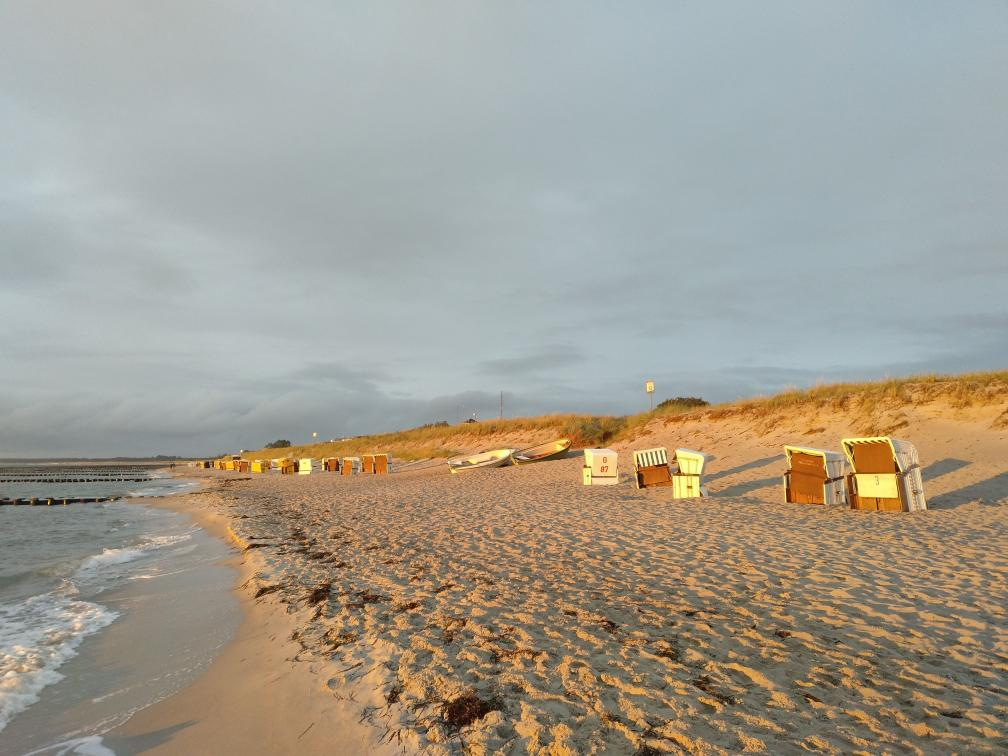
#> input picture lesson_2/data/sea.jpg, 1008 x 756 px
$ jupyter execute Homework.ipynb
#> lines starting #> are read from the running program, lines starting #| are printed output that depends on the picture
# HOMEWORK 2
For this homework you will have to complete and implement the colour balancing for:
* Gray world algorithm
* Scale-by-max algorithm

You are free to use your own images. Experiment with more images and think about the effect each of the algorithms has on the resulting (balanced) image.

### Colour Balancing
In this notebook we will show different type of colour balancing making use of von Kries' hypothesis.

[cell 1]
import cv2
import numpy as np
from matplotlib import pyplot as plt
plt.rcParams['figure.figsize'] = [15, 5]

[cell 2]
img = cv2.imread('./data/sea.jpg')
#> img is the input picture: shape (756, 1008, 3); mean B, G, R 144.1, 156.8, 162.3
img = cv2.cvtColor(img, cv2.COLOR_BGR2RGB)
plt.imshow(img);

### White patch
In white patch algorithm we choose a group of pixels we know they should be white. We then scale the resulting image colour channels by this white patch.

[cell 3]
# Define white patch and the coefficients
row, col = 485, 864
white = img[row, col, :]
#> white = [252, 242, 127]
coeffs = 255.0/white
#> coeffs = [1.01, 1.05, 2.01]

# Apply white balancing and generate balanced image
balanced = np.zeros_like(img, dtype=np.float32)
for channel in range(3):
    balanced[..., channel] = img[..., channel] * coeffs[channel]
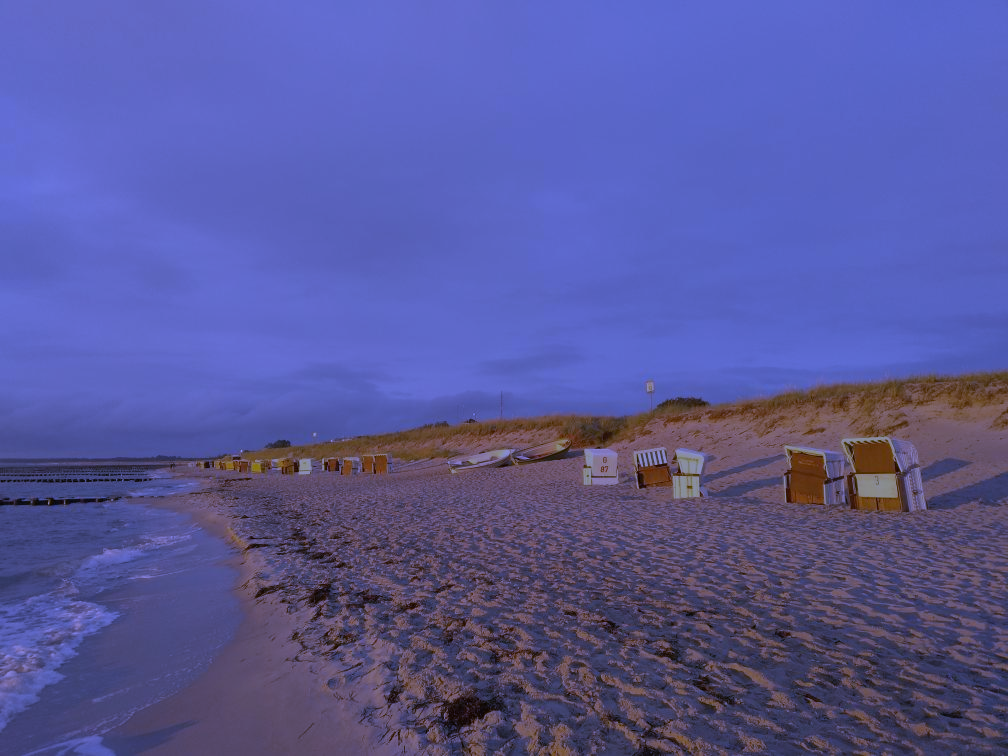
#> balanced: shape (756, 1008, 3) float32; mean R, G, B 164.2, 165.2, 289.2; drawn with min black and max white

# White patching does not guarantee that the dynamic range is preserved, images must be clipped.
balanced = balanced/255
balanced[balanced > 1] = 1
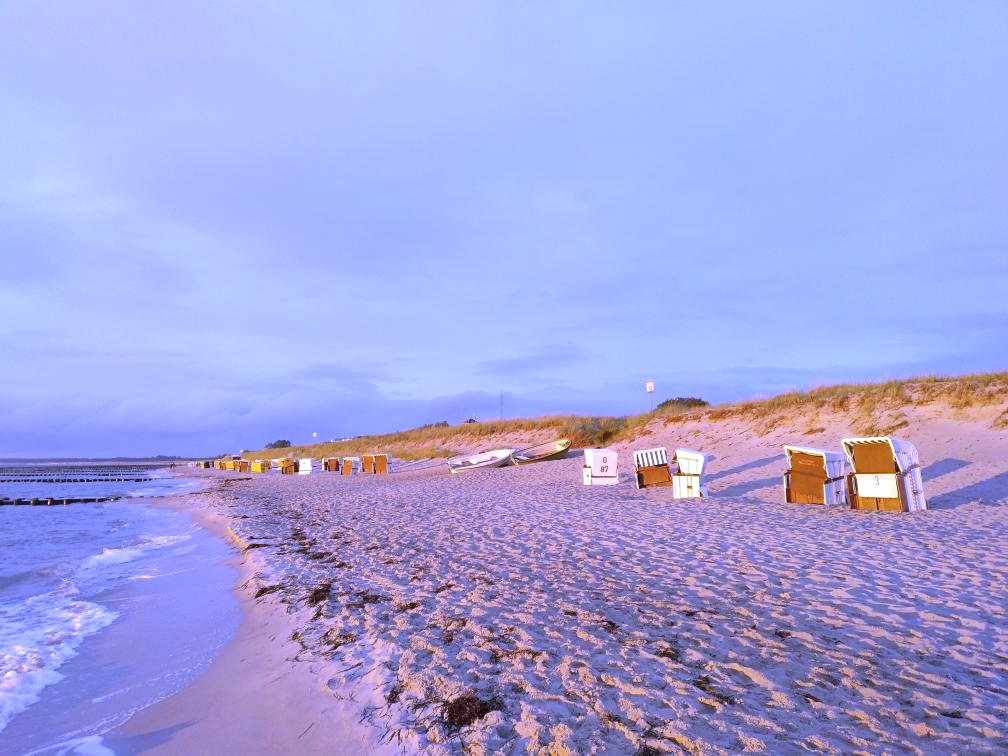
#> balanced: shape (756, 1008, 3) float32; mean R, G, B 0.644, 0.648, 0.879

plt.subplot(121), plt.imshow(img)
plt.subplot(122), plt.imshow(balanced);
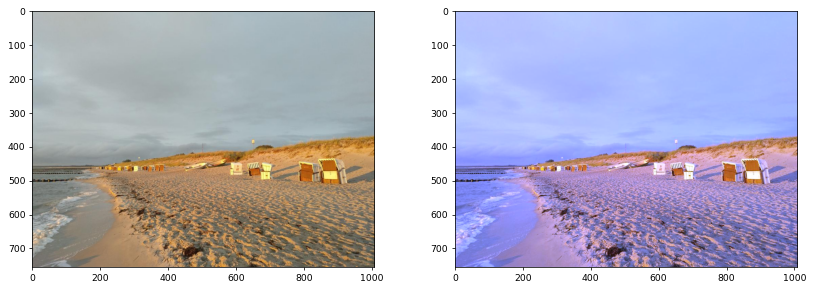
#> figure drawn by matplotlib, 2 panels

### Gray world
This algorithm assumes that a scene, on average, is gray.

[cell 4]
# Load your image
img = cv2.imread('./data/unbalanced_light.png')
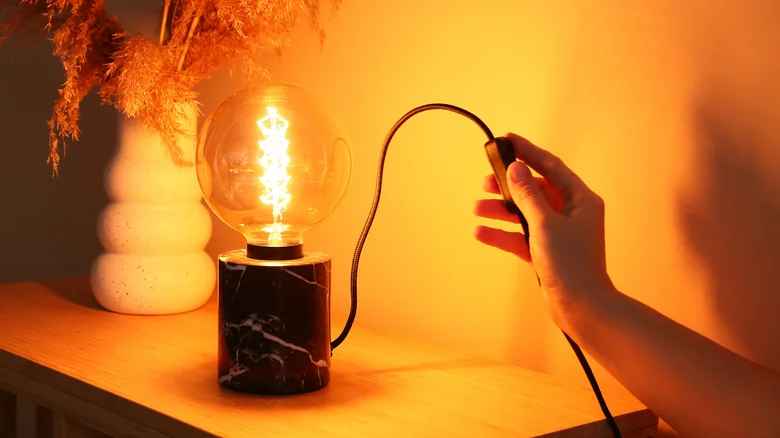
#> input picture lesson_2/data/unbalanced_light.png, 780 x 438 px
#> img is the input picture: shape (438, 780, 3); mean B, G, R 37.1, 118.3, 198.6
img = cv2.cvtColor(img, cv2.COLOR_BGR2RGB)

# Compute the mean values for all three colour channels (red, green, blue)
mean_r = np.mean(img[:, :, 0])
#> mean_r = 198.6
mean_g = np.mean(img[:, :, 1])
#> mean_g = 118.3
mean_b = np.mean(img[:, :, 2])
#> mean_b = 37.12


def calibrate(image, pivot_channel = None):
    """Compute the coefficients kr, kg, kb
    Note: there are 3 coefficients to compute but we only have 2 equations.
    Therefore, you have to make an assumption, fix the value of one of the
    coefficients and compute the remining two
    pivot_channel selects which channel is set to 1."""
    means = [np.mean(img[:, :, 0]), np.mean(img[:, :, 1]), np.mean(img[:, :, 2])]
#> means = [198.6, 118.3, 37.12]
    if pivot_channel is None:
        pivot_channel = means.index(max(means))
#> pivot_channel = 0

    ks = [means[pivot_channel] / m for m in means]
#> ks = [1, 1.68, 5.35]
    return np.clip((img @ np.diag(ks)).astype(int), 0, 255)
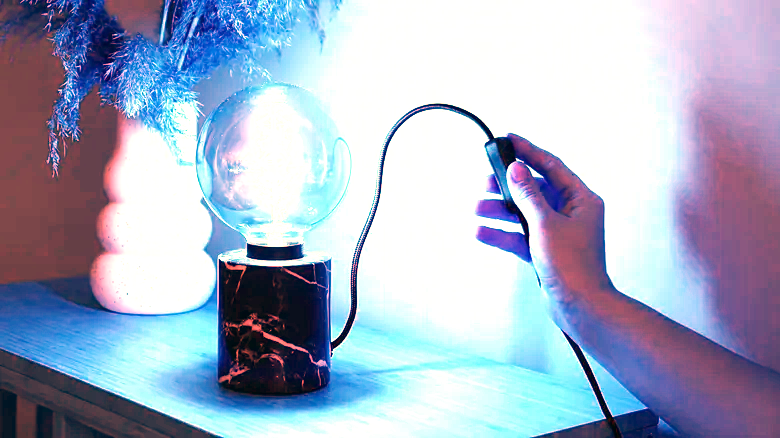
#> returned value: shape (438, 780, 3) int64; mean of channels 0, 1, 2 198.6, 176.2, 166.5; drawn as B, G, R


# Apply color balancing and generate the balanced image. Show the original and the balanced image side by side
plt.rcParams['figure.figsize'] = [15, 12]
plt.subplot(221), plt.imshow(img)
plt.subplot(222), plt.imshow(calibrate(img))
plt.subplot(223), plt.imshow(calibrate(img, 1))
#> call 2 of calibrate, with pivot_channel = 1
#> in calibrate (call 2), `ks = [means[pivot_channel] / m for m in means]`: ks = [0.596, 1, 3.19]
#> in calibrate (call 2), `return np.clip((img @ np.diag(ks)).astype(int), 0, 255)`:
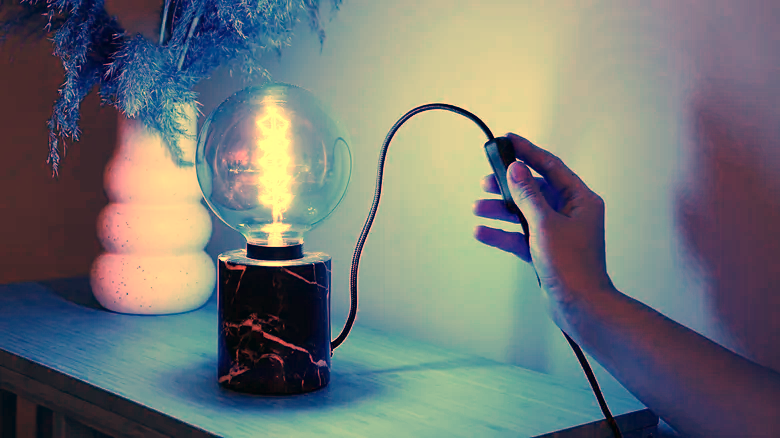
#> returned value: shape (438, 780, 3) int64; mean of channels 0, 1, 2 117.7, 118.3, 112.9; drawn as B, G, R
plt.subplot(224), plt.imshow(calibrate(img, 2));
#> call 3 of calibrate, with pivot_channel = 2
#> in calibrate (call 3), `ks = [means[pivot_channel] / m for m in means]`: ks = [0.187, 0.314, 1]
#> in calibrate (call 3), `return np.clip((img @ np.diag(ks)).astype(int), 0, 255)`:
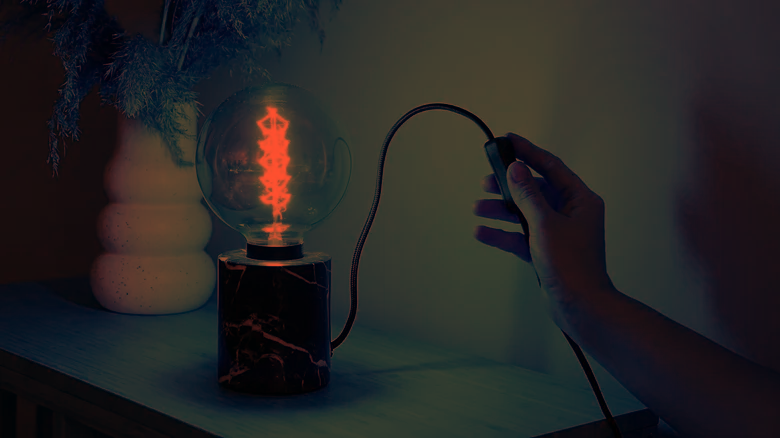
#> returned value: shape (438, 780, 3) int64; mean of channels 0, 1, 2 36.6, 36.6, 37.1; drawn as B, G, R
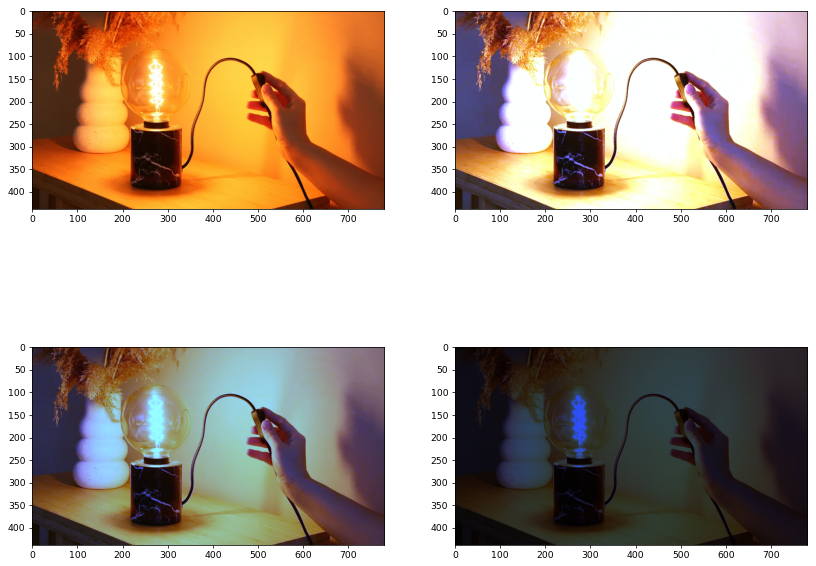
#> figure drawn by matplotlib, 4 panels

### Scale-by-max
This is a straightforward algorithm that scales each colour channel by its maximum value. Note that it is sensitive to noise and saturations.

[cell 5]
# Load your image
img = cv2.imread('./data/sea.jpg')
img = cv2.cvtColor(img, cv2.COLOR_BGR2RGB)

# Compute the maximum values for all three colour channels (red, green, blue)
max_r = np.max(img[:, :, 0])
#> max_r = 255
max_g = np.max(img[:, :, 1])
#> max_g = 255
max_b = np.max(img[:, :, 2])
#> max_b = 237

print(max_r, max_g, max_b)
#| 255 255 237

# Apply scale-by-max balancing and generate the balanced image
balanced = img @ np.diag([1 / max_r, 1 / max_g, 1 / max_b])

plt.subplot(121), plt.imshow(img)
plt.subplot(122), plt.imshow(balanced);
